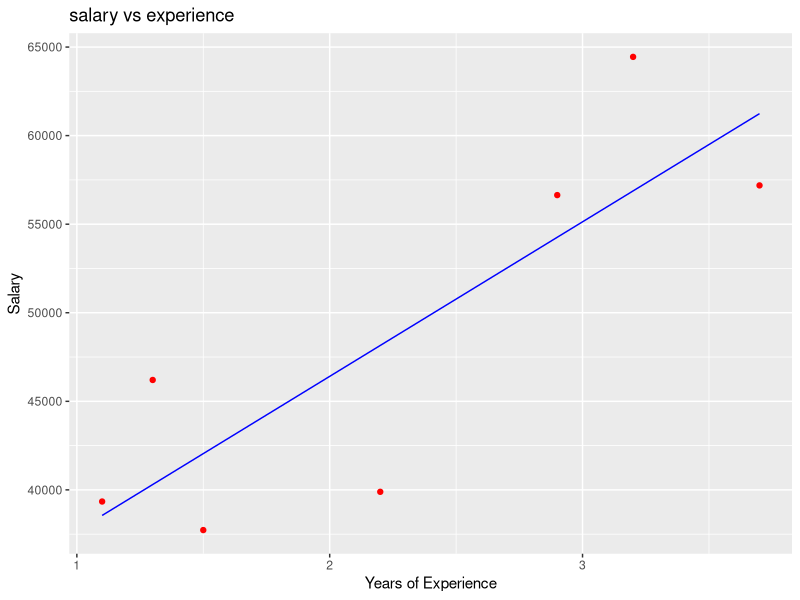

Recreate this plot in R.
install.packages("caTools")
install.packages("ggplot2")
library(caTools)
library(ggplot2)

data <- data.frame(
  Years_Exp = c(1.1, 1.3, 1.5, 2.0, 2.2, 2.9, 3.0, 3.2, 3.2, 3.7),
  Salary = c(39343.00, 46205.00, 37731.00, 43525.00, 39891.00, 56642.00, 60150.00, 54445.00, 64445.00, 57189.00))

split = sample.split(data$Salary, SplitRatio = 0.7)
train = subset(data, split == TRUE)
test = subset(data, split == FALSE)

lm.r = lm(formula = Salary ~ Years_Exp, data = train)
coef(lm.r)

ggplot() + 
  geom_point(aes(x = train$Years_Exp, y = train$Salary), col = 'red') +
  geom_line(aes(x = train$Years_Exp, y = predict(lm.r, data = train)), col = "blue") +
  ggtitle("salary vs experience") +
  xlab("Years of Experience") +
  ylab("Salary")


test_predictions <- predict(lm.r, newdata = test)
mae <- mean(abs(test$Salary - test_predictions))
print(paste("Mean Absolute Error (MAE):", mae))
